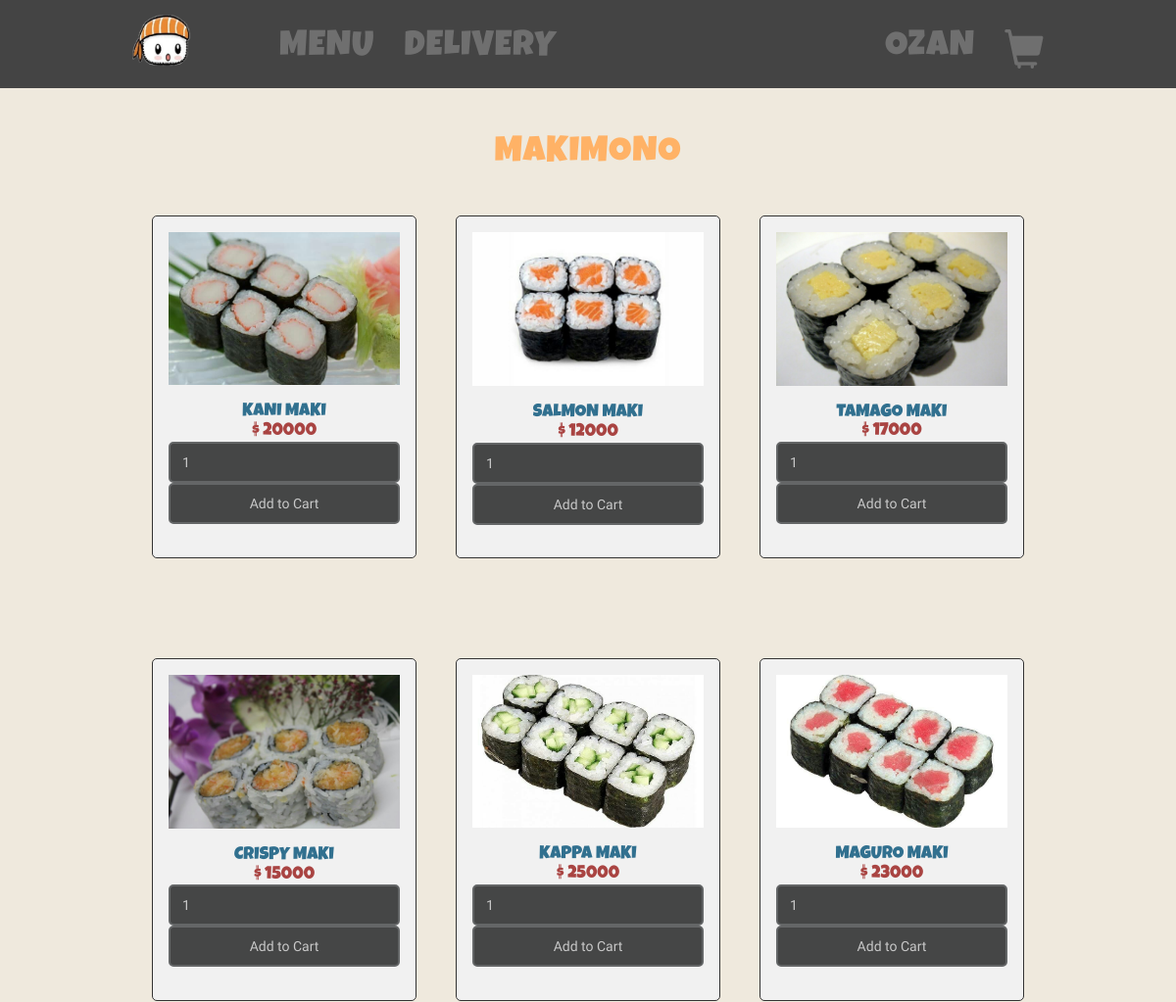
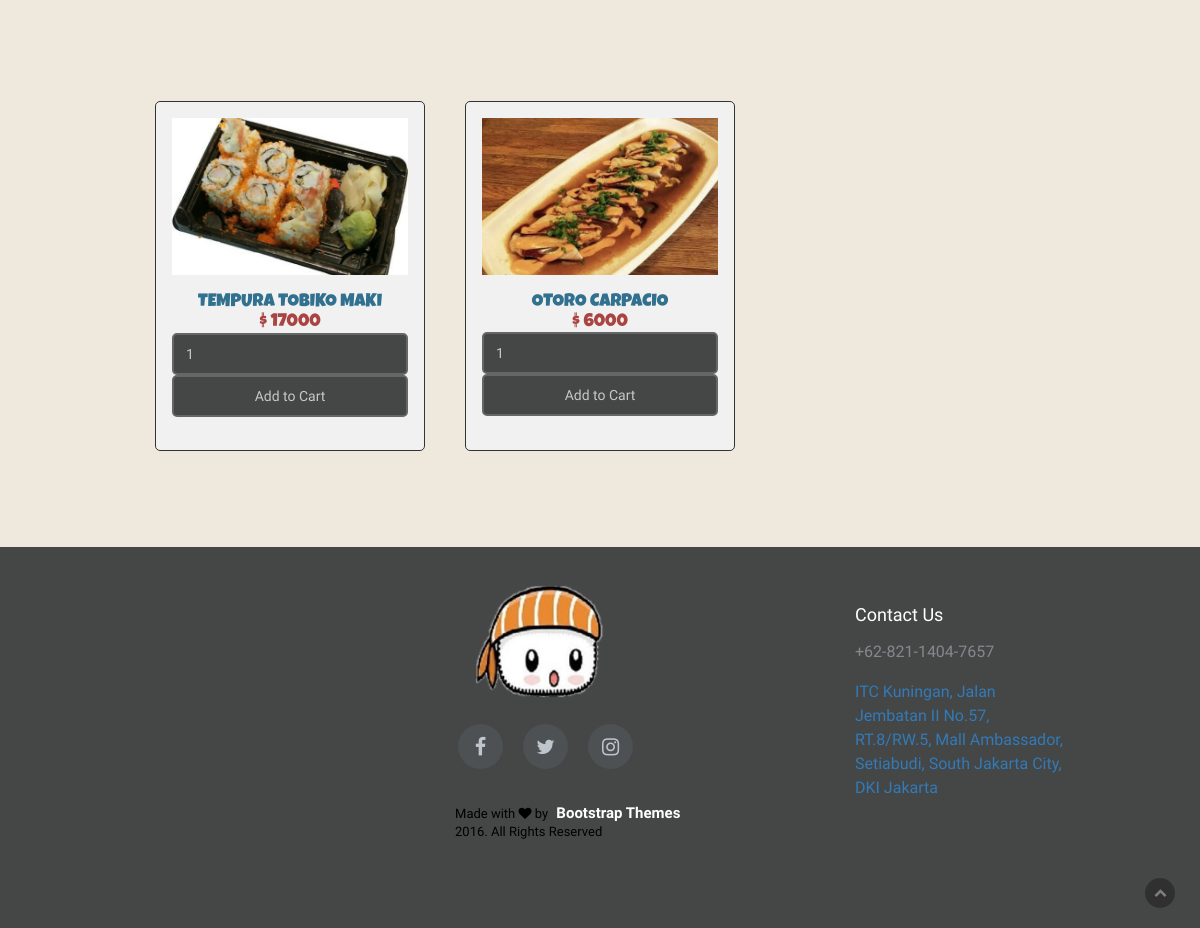
The page /menu.php?tipe=Makimono (signed in) on the database its author committed (2 pictures, top to bottom).
### tables this page shows
CREATE TABLE `makanan` (
  `id_makanan` int(11) NOT NULL,
  `nama_makanan` varchar(255) NOT NULL,
  `deskripsi_makanan` varchar(255) NOT NULL,
  `harga_makanan` int(11) NOT NULL,
  `kategori_makanan` varchar(255) NOT NULL,
  `gambar_makanan` varchar(64) NOT NULL
);

### menu.php (the view, shortened to what this page needs)
<?php
 $connect = mysqli_connect("localhost", "root", "", "tubes_web");
 ?>
 <br/>
 <h2 class="judul"><?php echo  $_GET['tipe']?></h2>
   <div class="container">
             <div id="products" class="tab-pane fade in active">
             <?php
             $query = "SELECT * FROM makanan WHERE kategori_makanan = '" . $_GET['tipe'] . "' ORDER BY id_makanan ASC";
             $result = mysqli_query($connect, $query);
             while($row = mysqli_fetch_array($result))
             {
             ?>
             <div class="col-md-4">
                  <div class="kotak_makanan" align="center">
                       <img src="images/makanan/<?php echo $row["gambar_makanan"]; ?>" class="img-responsive" /><br />
                       <h4 class="text-info"><?php echo $row["nama_makanan"]; ?></h4>
                       <h4 class="text-danger">$ <?php echo $row["harga_makanan"]; ?></h4>
                       <input type="text" name="quantity" id="quantity<?php echo $row["id_makanan"]; ?>" class="form-control" value="1" />
                       <?php
                            if (isset($_SESSION['logged'])) { ?>
                               <input class="btn btn-warning form-control add_to_cart" id="<?php echo $row["id_makanan"]; ?>" type="button" name="add_to_cart" value="Add to Cart"/>
                        <?php
                          }
                        ?>
                  </div>
             </div>
             <?php
             }
             ?>
        </div>
   </div>
   <br>
   <br>

### css/bootsnav.css (style rules this page uses)
body { -webkit-transition: all 0.3s ease-in-out; -moz-transition: all 0.3s ease-in-out; -o-transition: all 0.3s ease-in-out; -ms-transition: all 0.3s ease-in-out; transition: all 0.3s ease-in-out; }

### css/custom.css (style rules this page uses)
body { font-size: 16px; line-height: 18px; font-family: 'Maitree', serif; color: #fff; background: #efe9dd; }
h1, h2, h3, h4, h5, h6 { text-transform: uppercase; font-family: 'Luckiest Guy', cursive; margin: 0; }
h2 { font-size: 36px;letter-spacing:1px; }
img { width: 100%; }
.form-control { background-color: #454646; border: 2px solid #646667; border-radius: 5px; box-shadow: none; color: #c8c8c8; height: 42px; }
.form-control,.form-control::-moz-placeholder { color: #c8c8c8; }

### css/menu.css (style rules this page uses)
h2.judul { margin-top: 30px; text-align: center; color: #FFB266; }
.container { width: 80%; }
.kotak_makanan { border:1px solid #333; background-color:#f1f1f1; border-radius:5px; padding:16px; height:350px; margin-bottom: 30px }
.col-md-4 { margin-top:12px; padding: 30px 20px; }

### rows shown on the page
makanan: gambar_makanan (picture), nama_makanan "KANI MAKI", harga_makanan "20000", quantity "1"
makanan: gambar_makanan (picture), nama_makanan "SALMON MAKI", harga_makanan "12000"
makanan: gambar_makanan (picture), nama_makanan "TAMAGO MAKI", harga_makanan "17000"
makanan: gambar_makanan (picture), nama_makanan "CRISPY MAKI", harga_makanan "15000"
makanan: gambar_makanan (picture), nama_makanan "KAPPA MAKI", harga_makanan "25000"
makanan: gambar_makanan (picture), nama_makanan "MAGURO MAKI", harga_makanan "23000"
makanan: gambar_makanan (picture), nama_makanan "TEMPURA TOBIKO MAKI", harga_makanan "17000"
makanan: gambar_makanan (picture), nama_makanan "OTORO CARPACIO", harga_makanan "6000"

### other values the page prints
$_SESSION["username"] "OZAN"
$_GET['tipe'] "MAKIMONO"
